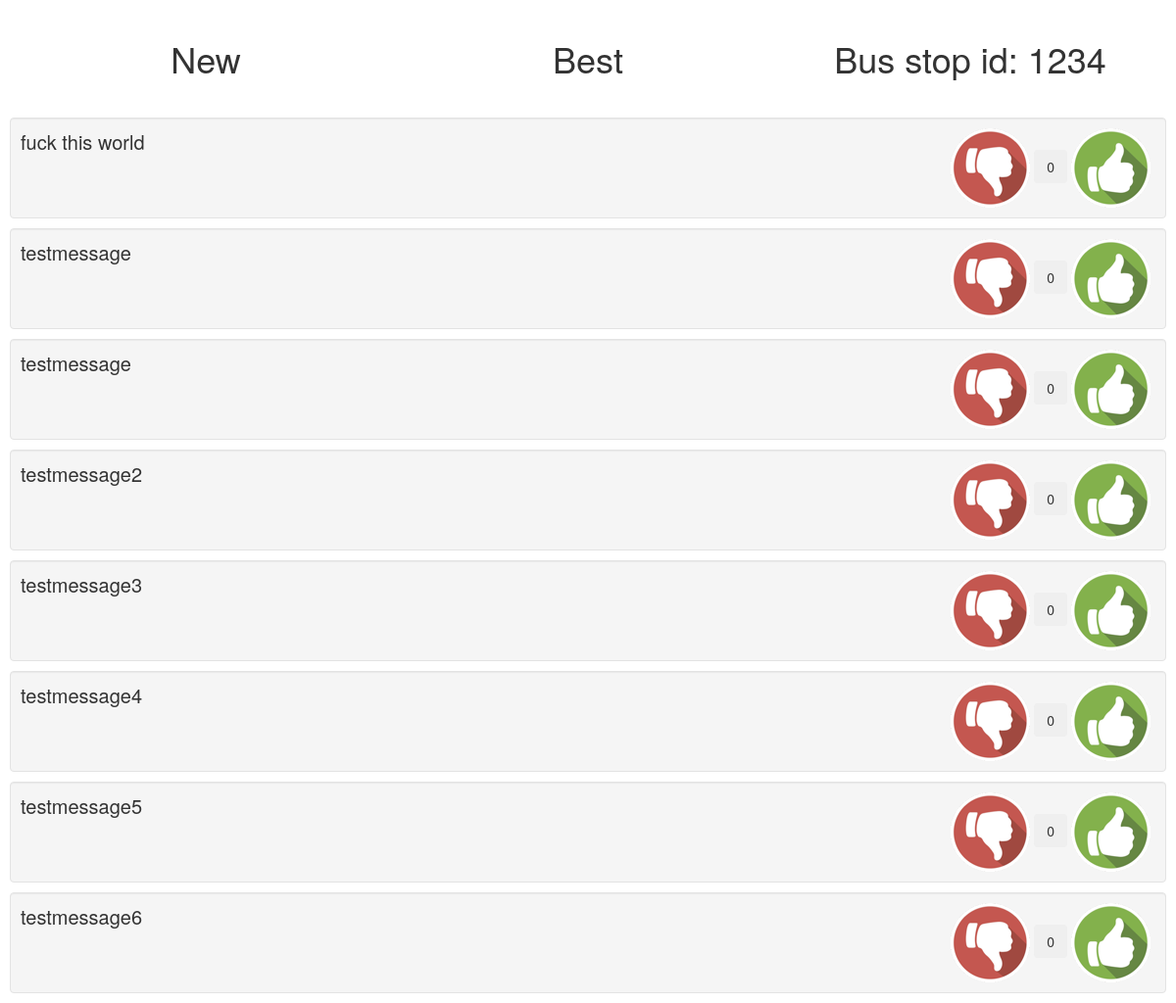
The app's page /index/ with its own data.
### app/models.py (models this page shows)
class Messages(models.Model):
    message_text = models.CharField(max_length=200)
    pub_date = models.DateTimeField('date published')
    stop_id = models.CharField(max_length=200)
    votes = models.IntegerField(default=0)

### app/views.py (the view)
# urls.py: url(r'^index/', request_index, name='request_index'),
def request_index(request):
    message_objects = Messages.objects.all().order_by('stop_id')
    return render(request,'index.html',{'message_objects': message_objects})

### app/templates/index.html (shortened to what this page needs)
<!DOCTYPE html>
{% load static %}
<html lang="en">
  <head>
    <link rel="stylesheet" href="https://maxcdn.bootstrapcdn.com/bootstrap/3.3.7/css/bootstrap.min.css">
    <link rel="stylesheet" href="{% static 'style.css' %}">
</head>
<body>
      <div class="container text-center">
        <div class="row">
          <div class="col-xs-4 col_custom">
            <h1 id="new">New</h1>
          </div>
          <div class="col-xs-4 col_custom middle">
            <h1 class="best">Best</h1>
          </div>
          <div class="col-xs-4 col_custom">
            <h1>Bus stop id: 1234</h1>
          </div>
        </div>
      </div><br>
  {% for object in message_objects %}
    <div class="well well_custom" id={{ object.id }}>
      <div class="row">
        <div class="col-xs-7 text_custom">{{ object.message_text }}</div>
        <div class="col-xs-5 right_align">
          <button class="down vote"></button>
          <button class="btn btn-inactive btn_custom">0</button>
          <button class="up vote"></button>
        </div>
      </div>
    </div>
  {% endfor %}
  </body>
</html>

### app/static/style.css (style rules this page uses)
.well_custom { padding: 1rem; margin: 1rem; }
.text_custom { font-size: 20px; }
.col_custom { margin-top: 2rem; border: 1rem; border-color: black; }
.right_align { text-align: right; }
.btn_custom { margin-top: 22px; }
.vote { width: 81px; vertical-align: top; height: 81px; border: none; }
.up { margin-right: 5px; background-color: transparent; background-image: url('upVote.png'); }
.down { background-image: url('downVote.png'); background-color: transparent; }

### records on screen
Messages: message_text "fuck this world"
Messages: message_text "testmessage"
Messages: message_text "testmessage"
Messages: message_text "testmessage2"
Messages: message_text "testmessage3"
Messages: message_text "testmessage4"
Messages: message_text "testmessage5"
Messages: message_text "testmessage6"
